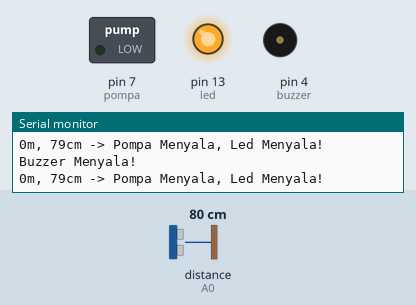
Recording of a sketch running on a simulated Arduino Uno, built with avr-gcc and run on an emulated ATmega328P. Shown: switched loads named in the sketch (green lamp = pin HIGH), output pins drawn as LEDs (lit = HIGH), buzzer (waves = sounding, pin HIGH), the last lines printed to the serial monitor. Wiring (inferred from the names in the program): ultrasonic range finder: trigger A1; echo A0. The test bench sets the inputs (shaded band); at power-on: distance to the obstacle (sensor on A0) 80 cm. The echo pulse lasts 58.3 µs per cm; pins used as bus, display or sensor lines are not drawn.

Above: at 2.9 s.
3.0 s: distance to the obstacle (sensor on A0) set to 8 cm
5.3 s: distance to the obstacle (sensor on A0) set to 5 cm
At 7.8 s:
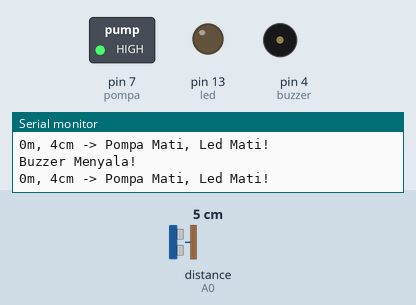
8.7 s: distance to the obstacle (sensor on A0) set to 9 cm
At 10.27 s:
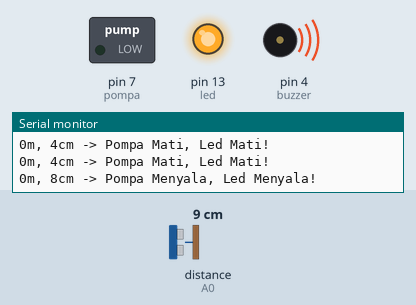
11.8 s: distance to the obstacle (sensor on A0) set to 2 cm
At 13.38 s:
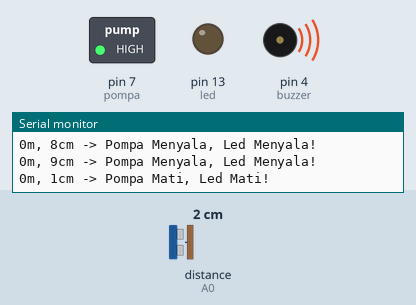
14.9 s: distance to the obstacle (sensor on A0) set to 18 cm
At 17.9 s:
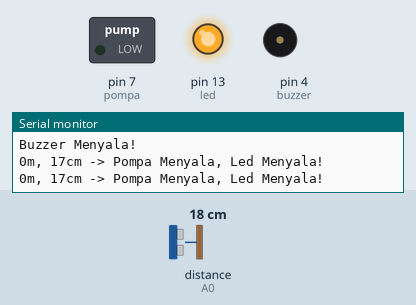
Timing chart, 0 to 19.0 s (numbered marks = the images above; inputs shaded):
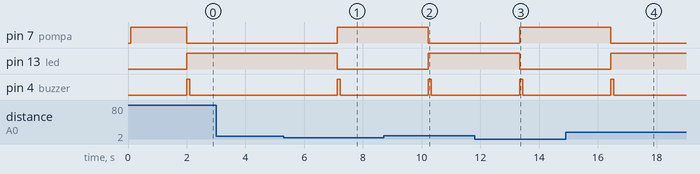

The sketch:

Main_Fix.ino
```cpp
#include<SoftwareSerial.h>
#include<timer.h>

// ultrasonic
#define trigPin A1
#define echoPin A0
long duration, cm, meter;

#define pompa 7 // pin pompa
#define led 13 // pin led
#define buzzer 4 // pin buzzer
int kondisiBuzzer = 1;

SoftwareSerial ss(2,3); // 3 to pin D6 NodeMCU, 2 to pin D5 NodeMCU
auto timer = timer_create_default();

void setup(){
  Serial.begin(9600);
  ss.begin(115200);
  timer.every(1000, sendData);
  timer.every(1000, srf);
  timer.every(100, sanyo);
  pinMode(trigPin, OUTPUT);
  pinMode(echoPin, INPUT);
  pinMode(pompa, OUTPUT);
  pinMode(led, OUTPUT);
  pinMode(buzzer, OUTPUT);
}

void loop(){
  timer.tick();
}

// fungsi untuk ultrasonik
void srf(){
  digitalWrite(trigPin, LOW);
  delayMicroseconds(5);
  digitalWrite(trigPin, HIGH);
  delayMicroseconds(10);
  digitalWrite(trigPin, LOW);
  duration = pulseIn(echoPin, HIGH);
  cm = (duration/2)/29.1;
  meter = cm/100;

  Serial.print(meter);
  Serial.print("m, ");
  Serial.print(cm);
  Serial.print("cm");
  if(cm<=5){
    Serial.print(" -> Pompa Mati, ");
    Serial.println("Led Mati!");
  }
  else{
    Serial.print(" -> Pompa Menyala, ");
    Serial.println("Led Menyala!");
  }
  delay(1000);
}

long getCm(){
  long readCm = cm;
  return readCm;
}

// fungsi bip
void bip(){
  digitalWrite(4,HIGH);
  delay(100);
  digitalWrite(4,LOW);
  Serial.println("Buzzer Menyala!");
}

// fungsi sanyo
void sanyo(){
  if(cm<=5){
    digitalWrite(pompa, HIGH);
    digitalWrite(led, LOW);
    if(kondisiBuzzer==0){
      bip(); // bunyi bip pada buzzer
      kondisiBuzzer=1;
    }
  }
  else{
    digitalWrite(pompa, LOW);
    digitalWrite(led, HIGH);
    if(kondisiBuzzer==1){
      bip(); // bunyi bip pada buzzer
      kondisiBuzzer=0;
    }
  }
}

void sendData(){
  String msg = "@";
  msg += String(getCm());

  ss.println(msg);
}
```

Measured:
- the behaviour switches between 7 and 6 cm on distance to the obstacle (sensor on A0) (found by bisection; images 0 and 1)
- after the input at 5.3 s, pin 7 (pompa): LOW → HIGH after 1.8 s; pin 13 (led): HIGH → LOW after 1.8 s; pin 4 (buzzer): LOW → HIGH after 1.8 s, → LOW 0.10 s later
- after the input at 8.7 s, pin 7 (pompa): HIGH → LOW after 1.5 s; pin 13 (led): LOW → HIGH after 1.5 s; pin 4 (buzzer): LOW → HIGH after 1.5 s, → LOW 0.10 s later
- after the input at 11.8 s, pin 7 (pompa): LOW → HIGH after 1.5 s; pin 13 (led): HIGH → LOW after 1.5 s; pin 4 (buzzer): LOW → HIGH after 1.5 s, → LOW 0.10 s later
- after the input at 14.9 s, pin 7 (pompa): HIGH → LOW after 1.5 s; pin 13 (led): LOW → HIGH after 1.5 s; pin 4 (buzzer): LOW → HIGH after 1.5 s, → LOW 0.10 s later
